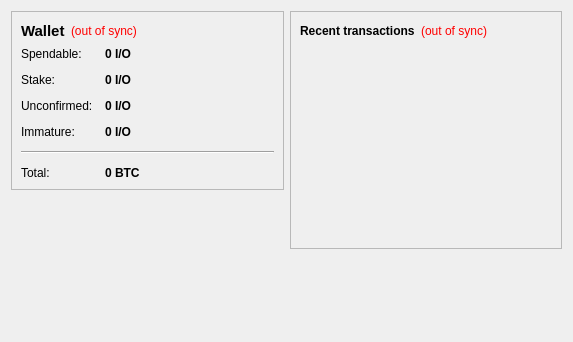
<?xml version="1.0" encoding="UTF-8"?>
<ui version="4.0">
 <class>OverviewPage</class>
 <widget class="QWidget" name="OverviewPage">
  <property name="geometry">
   <rect>
    <x>0</x>
    <y>0</y>
    <width>573</width>
    <height>342</height>
   </rect>
  </property>
  <property name="windowTitle">
   <string>Form</string>
  </property>
  <layout class="QHBoxLayout" name="horizontalLayout" stretch="1,1">
   <item>
    <layout class="QVBoxLayout" name="verticalLayout_2">
     <item>
      <widget class="QFrame" name="frame">
       <property name="frameShape">
        <enum>QFrame::StyledPanel</enum>
       </property>
       <property name="frameShadow">
        <enum>QFrame::Raised</enum>
       </property>
       <layout class="QVBoxLayout" name="verticalLayout_4">
        <item>
         <layout class="QHBoxLayout" name="horizontalLayout_4">
          <item>
           <widget class="QLabel" name="label_5">
            <property name="font">
             <font>
              <pointsize>11</pointsize>
              <weight>75</weight>
              <bold>true</bold>
             </font>
            </property>
            <property name="text">
             <string>Wallet</string>
            </property>
           </widget>
          </item>
          <item>
           <widget class="QLabel" name="labelWalletStatus">
            <property name="toolTip">
             <string>The displayed information may be out of date. Your wallet automatically synchronizes with the XatraCoin network after a connection is established, but this process has not completed yet.</string>
            </property>
            <property name="styleSheet">
             <string notr="true">QLabel { color: red; }</string>
            </property>
            <property name="text">
             <string notr="true">(out of sync)</string>
            </property>
            <property name="alignment">
             <set>Qt::AlignLeading|Qt::AlignLeft|Qt::AlignVCenter</set>
            </property>
           </widget>
          </item>
          <item>
           <spacer name="horizontalSpacer_2">
            <property name="orientation">
             <enum>Qt::Horizontal</enum>
            </property>
            <property name="sizeHint" stdset="0">
             <size>
              <width>40</width>
              <height>20</height>
             </size>
            </property>
           </spacer>
          </item>
         </layout>
        </item>
        <item>
         <layout class="QFormLayout" name="formLayout_2">
          <property name="fieldGrowthPolicy">
           <enum>QFormLayout::AllNonFixedFieldsGrow</enum>
          </property>
          <property name="horizontalSpacing">
           <number>12</number>
          </property>
          <property name="verticalSpacing">
           <number>12</number>
          </property>
          <item row="0" column="0">
           <widget class="QLabel" name="label">
            <property name="text">
             <string>Spendable:</string>
            </property>
           </widget>
          </item>
          <item row="0" column="1">
           <widget class="QLabel" name="labelBalance">
            <property name="font">
             <font>
              <weight>75</weight>
              <bold>true</bold>
             </font>
            </property>
            <property name="cursor">
             <cursorShape>IBeamCursor</cursorShape>
            </property>
            <property name="toolTip">
             <string>Your current spendable balance</string>
            </property>
            <property name="text">
             <string notr="true">0 I/O</string>
            </property>
            <property name="textInteractionFlags">
             <set>Qt::LinksAccessibleByMouse|Qt::TextSelectableByKeyboard|Qt::TextSelectableByMouse</set>
            </property>
           </widget>
          </item>
          <item row="1" column="0">
           <widget class="QLabel" name="label_6">
            <property name="text">
             <string>Stake:</string>
            </property>
           </widget>
          </item>
          <item row="1" column="1">
           <widget class="QLabel" name="labelStake">
            <property name="font">
             <font>
              <weight>75</weight>
              <bold>true</bold>
             </font>
            </property>
            <property name="cursor">
             <cursorShape>IBeamCursor</cursorShape>
            </property>
            <property name="toolTip">
             <string>Total of coins that was staked, and do not yet count toward the current balance</string>
            </property>
            <property name="text">
             <string notr="true">0 I/O</string>
            </property>
            <property name="textInteractionFlags">
             <set>Qt::LinksAccessibleByMouse|Qt::TextSelectableByKeyboard|Qt::TextSelectableByMouse</set>
            </property>
           </widget>
          </item>
          <item row="2" column="0">
           <widget class="QLabel" name="label_3">
            <property name="text">
             <string>Unconfirmed:</string>
            </property>
           </widget>
          </item>
          <item row="2" column="1">
           <widget class="QLabel" name="labelUnconfirmed">
            <property name="font">
             <font>
              <weight>75</weight>
              <bold>true</bold>
             </font>
            </property>
            <property name="cursor">
             <cursorShape>IBeamCursor</cursorShape>
            </property>
            <property name="toolTip">
             <string>Total of transactions that have yet to be confirmed, and do not yet count toward the current balance</string>
            </property>
            <property name="text">
             <string notr="true">0 I/O</string>
            </property>
            <property name="textInteractionFlags">
             <set>Qt::LinksAccessibleByMouse|Qt::TextSelectableByKeyboard|Qt::TextSelectableByMouse</set>
            </property>
           </widget>
          </item>
          <item row="3" column="0">
           <widget class="QLabel" name="labelImmatureText">
            <property name="text">
             <string>Immature:</string>
            </property>
           </widget>
          </item>
          <item row="3" column="1">
           <widget class="QLabel" name="labelImmature">
            <property name="font">
             <font>
              <weight>75</weight>
              <bold>true</bold>
             </font>
            </property>
            <property name="toolTip">
             <string>Mined balance that has not yet matured</string>
            </property>
            <property name="text">
             <string notr="true">0 I/O</string>
            </property>
            <property name="textInteractionFlags">
             <set>Qt::LinksAccessibleByMouse|Qt::TextSelectableByKeyboard|Qt::TextSelectableByMouse</set>
            </property>
           </widget>
          </item>
          <item row="4" column="0" colspan="2">
           <widget class="Line" name="line">
            <property name="orientation">
             <enum>Qt::Horizontal</enum>
            </property>
           </widget>
          </item>
          <item row="5" column="0">
           <widget class="QLabel" name="labelTotalText">
            <property name="text">
             <string>Total:</string>
            </property>
           </widget>
          </item>
          <item row="5" column="1">
           <widget class="QLabel" name="labelTotal">
            <property name="font">
             <font>
              <weight>75</weight>
              <bold>true</bold>
             </font>
            </property>
            <property name="cursor">
             <cursorShape>IBeamCursor</cursorShape>
            </property>
            <property name="toolTip">
             <string>Your current total balance</string>
            </property>
            <property name="text">
             <string notr="true">0 BTC</string>
            </property>
            <property name="textInteractionFlags">
             <set>Qt::LinksAccessibleByMouse|Qt::TextSelectableByKeyboard|Qt::TextSelectableByMouse</set>
            </property>
           </widget>
          </item>
         </layout>
        </item>
       </layout>
      </widget>
     </item>
     <item>
      <spacer name="verticalSpacer">
       <property name="orientation">
        <enum>Qt::Vertical</enum>
       </property>
       <property name="sizeHint" stdset="0">
        <size>
         <width>20</width>
         <height>40</height>
        </size>
       </property>
      </spacer>
     </item>
    </layout>
   </item>
   <item>
    <layout class="QVBoxLayout" name="verticalLayout_3">
     <item>
      <widget class="QFrame" name="frame_2">
       <property name="frameShape">
        <enum>QFrame::StyledPanel</enum>
       </property>
       <property name="frameShadow">
        <enum>QFrame::Raised</enum>
       </property>
       <layout class="QVBoxLayout" name="verticalLayout">
        <item>
         <layout class="QHBoxLayout" name="horizontalLayout_2">
          <item>
           <widget class="QLabel" name="label_4">
            <property name="text">
             <string>&lt;b&gt;Recent transactions&lt;/b&gt;</string>
            </property>
           </widget>
          </item>
          <item>
           <widget class="QLabel" name="labelTransactionsStatus">
            <property name="toolTip">
             <string>The displayed information may be out of date. Your wallet automatically synchronizes with the XatraCoin network after a connection is established, but this process has not completed yet.</string>
            </property>
            <property name="styleSheet">
             <string notr="true">QLabel { color: red; }</string>
            </property>
            <property name="text">
             <string notr="true">(out of sync)</string>
            </property>
            <property name="alignment">
             <set>Qt::AlignRight|Qt::AlignTrailing|Qt::AlignVCenter</set>
            </property>
           </widget>
          </item>
          <item>
           <spacer name="horizontalSpacer">
            <property name="orientation">
             <enum>Qt::Horizontal</enum>
            </property>
            <property name="sizeHint" stdset="0">
             <size>
              <width>40</width>
              <height>20</height>
             </size>
            </property>
           </spacer>
          </item>
         </layout>
        </item>
        <item>
         <widget class="QListView" name="listTransactions">
          <property name="styleSheet">
           <string notr="true">QListView { background: transparent; }</string>
          </property>
          <property name="frameShape">
           <enum>QFrame::NoFrame</enum>
          </property>
          <property name="verticalScrollBarPolicy">
           <enum>Qt::ScrollBarAlwaysOff</enum>
          </property>
          <property name="horizontalScrollBarPolicy">
           <enum>Qt::ScrollBarAlwaysOff</enum>
          </property>
          <property name="selectionMode">
           <enum>QAbstractItemView::NoSelection</enum>
          </property>
         </widget>
        </item>
       </layout>
      </widget>
     </item>
     <item>
      <spacer name="verticalSpacer_2">
       <property name="orientation">
        <enum>Qt::Vertical</enum>
       </property>
       <property name="sizeHint" stdset="0">
        <size>
         <width>20</width>
         <height>40</height>
        </size>
       </property>
      </spacer>
     </item>
    </layout>
   </item>
  </layout>
 </widget>
 <resources/>
 <connections/>
</ui>
